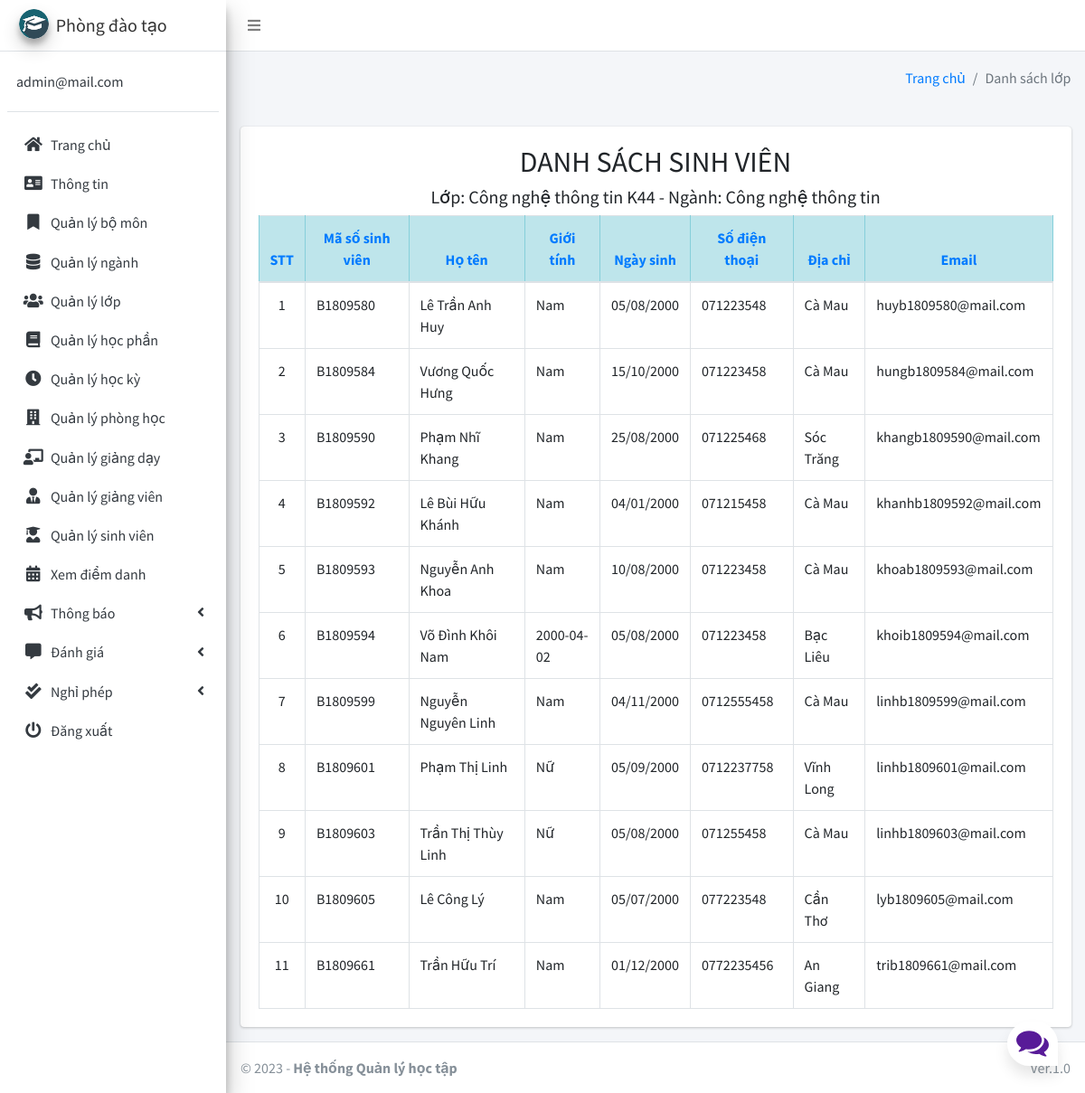
/grade/list/HG18V7A1 (signed in), run on the app's committed database.
### main_app/models.py (models this page shows, shortened)
class CustomUser(AbstractUser):
    USER_TYPE = ((1, "PDT"), (2, "GV"), (3, "SV"))
    id = models.CharField(primary_key='True', max_length=10)
    username = None  # Removed username, using email instead
    email = models.EmailField(unique=True)
    user_type = models.CharField(default=1, choices=USER_TYPE, max_length=1)
    fcm_token = models.TextField(default="")  # For firebase notifications
    USERNAME_FIELD = "email"
    REQUIRED_FIELDS = []
    objects = CustomUserManager()

class Grade(models.Model):
    id = models.CharField(primary_key='True', max_length=50)
    name = models.CharField(max_length=120)
    course = models.IntegerField(max_length=5)
    major = models.ForeignKey(Major, on_delete=models.DO_NOTHING, null=True, blank=False)

class Major(models.Model):
    id = models.CharField(primary_key='True', max_length=50)
    name = models.CharField(max_length=120)
    department = models.ForeignKey(Department, on_delete=models.DO_NOTHING, null=True, blank=False)

class Student(models.Model):
    admin = models.OneToOneField(CustomUser, primary_key='True', on_delete=models.CASCADE, blank=False)
    last_name = models.CharField(max_length=200)
    first_name = models.CharField(max_length=200)
    profile_pic = models.ImageField(null=True, blank=True, upload_to='images/')
    gender = models.CharField(max_length=3, choices=gender_choice)
    dob = models.DateField(null=True)
    pob = models.CharField(max_length=200, null=True)
    grade = models.ForeignKey(Grade, on_delete=models.DO_NOTHING, null=True, blank=False)
    number = models.CharField(max_length=15, null=True)
    address = models.TextField(null=True)
    major = models.ForeignKey(Major, on_delete=models.DO_NOTHING, null=True, blank=False)

### main_app/hod_views.py (the view)
# urls.py: path("grade/list/<grade_id>", hod_views.list_student, name='list_student'),
def list_student(request, grade_id):
    grades = Grade.objects.filter(id=grade_id)
    students = Student.objects.filter(grade_id=grade_id).order_by('admin_id')
    context = {
        'grades': grades,
        'students': students,
        'page_title': 'Danh sách lớp'
    }
    return render(request, "hod_template/list.html", context)

### main_app/templates/hod_template/list.html
{% extends 'main_app/base.html' %}
{% load static %}
{% block content %}
<section class="content">
    <div class="container-fluid">
        <div class="row">
            <div class="col-md-12">
                <div class="card">
                    <div class="card-body">
                        <h2 class="text-center">DANH SÁCH SINH VIÊN</h2>
                        <h5 class="text-center">  {% for grade in grades %} Lớp: {{ grade.name }} - Ngành: {{ grade.major.name }} {% endfor %}</h5>
                        <table id="example2" class="table table-bordered table-hover">
                                     {% if students %}
                            <thead class="table-info text-primary text-center">
                                <tr>
                                    <th>STT</th>
                                    <th>Mã số sinh viên</th>
                                    <th>Họ tên</th>
                                    <th>Giới tính</th>
                                    <th>Ngày sinh</th>
                                    <th>Số điện thoại</th>
                                    <th>Địa chỉ</th>
                                    <th>Email</th>
                                </tr>
                            </thead>
                            <tbody>
                                {% for student in students %}
                                <tr>
                                    <td class="text-center">{{ forloop.counter }}</td>
                                    <td>{{student.admin_id}}</td>
                                    <td>{{student.last_name}} {{student.first_name}}</td>
                                    <td>{{student.gender}}</td>
                                    <td class="text-right">{{student.dob|date:"d/m/Y"}}</td>
                                    <td>{{student.number}}</td>
                                    <td>{{student.address}}</td>
                                    <td>{{student.admin.email}}</td>
                                </tr>
                                {% endfor %}
                            </tbody>
                        {% else %}
                            <a class="text-center">Không có sinh viên</a>
                        {% endif %}
                            </table>
                            </div>
                </div>
            </div>
        </div>
    </div>
</section>
{% endblock content %}

### main_app/templates/main_app/sidebar_template.html (shortened to what this page needs)
{% load static %}
<aside class="main-sidebar sidebar-light-blue elevation-4">
    {% if request.user.user_type == '1' %}
        <a href="{% url 'admin_home' %}" class="brand-link">
            <img src="{% static 'dist/img/cmsl.png' %} " alt="AdminLTE Logo"
                 class="brand-image img-circle elevation-3">
            <span class="brand-text">Phòng đào tạo</span>
        </a>
        <div class="sidebar">
        <div class="user-panel mt-3 pb-3 mb-3 d-flex">
            <div class="info">
                <a href="#" class="d-block">{{ user }}</a>
            </div>
        </div>
        <nav class="mt-2">
        <ul class="nav nav-pills nav-sidebar flex-column" data-widget="treeview" role="menu" data-accordion="false">
        <li class="nav-item">
            {% url 'admin_home' as admin_home %}
            <a href="{{ admin_home }}" class="nav-link {% if admin_home == request.path %} active {% endif %}">
                <i class="nav-icon fas fa-home"></i>
                <p>
                    Trang chủ
                </p>
            </a>
        </li>
        <li class="nav-item">
            {% url 'admin_view_profile' as admin_view_profile %}
            <a href="{{ admin_view_profile }}"
               class="nav-link {% if admin_view_profile == request.path %} active {% endif %}">
                <i class="nav-icon fas fa-address-card"></i>
                <p>
                    Thông tin
                </p>
            </a>
        </li>
        <li class="nav-item">
            {% url 'manage_department' as manage_department %}
            <a href="{{ manage_department }}" class="nav-link {% if manage_department == request.path %} active {% endif %}">
                <i class="nav-icon fas fa-bookmark"></i>
                <p>
                    Quản lý bộ môn
                </p>
            </a>
        </li>
                <li class="nav-item">
                    {% url 'manage_major' as manage_major %}
                    {% url 'edit_major' department_id as edit_major %}
                    <a href="{{ manage_major }}"
                       class="nav-link  {% if edit_major == request.path or manage_major == request.path %} active {% endif %}">
                        <i class="nav-icon fas fa-database"></i>
                        <p>
                            Quản lý ngành
                        </p>
                    </a>
                </li>
                        <li class="nav-item">
                    {% url 'manage_grade' as manage_grade %}
                    {% url 'edit_grade' department_id as edit_grade %}
                    <a href="{{ manage_grade }}"
                       class="nav-link  {% if edit_grade == request.path or manage_grade == request.path %} active {% endif %}">
                        <i class="nav-icon fas fa-users"></i>
                        <p>
                            Quản lý lớp
                        </p>
                    </a>
                </li>
                        <li class="nav-item">
                    {% url 'manage_subject' as manage_subject %}
                    {% url 'edit_subject' subject_id as edit_subject %}
                    <a href="{{ manage_subject }}"
                       class="nav-link  {% if edit_subject == request.path or manage_subject == request.path %} active {% endif %}">
                        <i class="nav-icon fas fa-book"></i>
                        <p>
                            Quản lý học phần
                        </p>
                    </a>
                </li>
                        <li class="nav-item">
                    {% url 'manage_session' as manage_session %}
                    {% url 'edit_session' session_id as edit_session %}
                    <a href="{{ manage_session }}"
                       class="nav-link  {% if edit_session == request.path or manage_session == request.path %} active {% endif %}">
                        <i class="nav-icon fas fa-clock"></i>
                        <p>
                            Quản lý học kỳ
                        </p>
                    </a>
                </li>
                        <li class="nav-item">
                    {% url 'manage_room' as manage_room %}
                    {% url 'edit_room' room_id as edit_room %}
                    <a href="{{ manage_room }}"
                       class="nav-link {% if manage_room == request.path or request.path == edit_room %} active {% endif %}">
                        <i class="fas fa-building nav-icon"></i>
                        <p>
                            Quản lý phòng học
                        </p>
                    </a>
                </li>
                        <li class="nav-item">
                    {% url 'manage_assign' as manage_assign %}
                    {% url 'edit_assign' assign_id as edit_assign %}
                    <a href="{{ manage_assign }}"
                       class="nav-link {% if manage_assign == request.path or request.path == edit_assign %} active {% endif %}">
                        <i class="nav-icon fas fa-chalkboard-teacher"></i>
                        <p>
                            Quản lý giảng dạy
                        </p>
                    </a>
                </li>
                <li class="nav-item">
            {% url 'manage_staff' as manage_staff %}
            {% url 'edit_staff' staff_id as edit_staff %}
            <a href="{{ manage_staff }}"
               class="nav-link {% if manage_staff == request.path or request.path == edit_staff %} active {% endif %}">
                <i class="nav-icon fas fa-user-tie"></i>
                <p>
                    Quản lý giảng viên
                </p>
            </a>
        </li>
        <li class="nav-item">
            {% url 'manage_student' as manage_student %}
            {% url 'edit_student' student_id as edit_student %}
            <a href="{{ manage_student }}"
               class="nav-link  {% if edit_student == request.path or manage_student == request.path %} active {% endif %}">
                <i class="nav-icon fas fa-user-graduate"></i>
                <p>
                    Quản lý sinh viên
                </p>
            </a>
        </li>
        <li class="nav-item">
            {% url 'admin_view_attendance' as admin_view_attendance %}
            <a href="{{ admin_view_attendance }}"
               class="nav-link  {% if admin_view_attendance == request.path %} active {% endif %}">
                <i class="nav-icon fas fa-calendar-alt"></i>
                <p>
                    Xem điểm danh
                </p>
            </a>
        </li>
        <li class="nav-item has-treeview">
            <a href="#" class="nav-link">
                <i class="nav-icon fas fa-bullhorn"></i>
                <p>
                    Thông báo
                    <i class="fas fa-angle-left right"></i>
                </p>
            </a>
        </li>
                <li class="nav-item has-treeview">
            <a href="#" class="nav-link">
                <i class="nav-icon fas fa-comment-alt"></i>
                <p>
                    Đánh giá
                    <i class="fas fa-angle-left right"></i>
                </p>
            </a>
        </li>
                <li class="nav-item has-treeview">
            <a href="#" class="nav-link">
                <i class="nav-icon fas fa-check-double"></i>
                <p>
                    Nghỉ phép
                    <i class="fas fa-angle-left right"></i>
                </p>
            </a>
        </li>
    {% endif %}
    <li class="nav-item">
        <a href="{% url 'user_logout' %}"
           onclick="return confirm('Bạn có chắc chắn muốn đăng xuất?')"
           class="nav-link">
            <i class="nav-icon fas fa-power-off"></i>
            <p>
                Đăng xuất
            </p>
        </a>
    </li>
    </ul>
    </nav>
    </div>
</aside>

### main_app/static/style.css (style rules this page uses)
* { box-sizing: border-box; margin: 0; padding: 0; }
body { font-family: 'Nunito', sans-serif; font-weight: 400; font-size: 100%; background: #F1F1F1; }
*, html { --primaryGradient: linear-gradient(93.12deg, #581B98 0.52%, #9C1DE7 100%); --secondaryGradient: linear-gradient(268.91deg, #581B98 -2.14%, #9C1DE7 99.69%); --primaryBoxShadow: 0px 10px 15px rgba(0, 0, 0, 0.1); --secondaryBoxShadow: 0px -10px 15px rgba(0, 0, 0, 0.1); --primary: #581B98; }

### data on the page
CustomUser: email "admin@mail.com"
Grade: name "Công nghệ thông tin K44", major.name "Công nghệ thông tin"
Student: admin_id "B1809580", last_name "Lê Trần Anh", first_name "Huy", gender "Nam", dob "05/08/2000", number "071223548", address "Cà Mau", admin.email "huyb1809580@mail.com"
Student: admin_id "B1809584", last_name "Vương Quốc", first_name "Hưng", gender "Nam", dob "15/10/2000", number "071223458", address "Cà Mau", admin.email "hungb1809584@mail.com"
Student: admin_id "B1809590", last_name "Phạm Nhĩ", first_name "Khang", gender "Nam", dob "25/08/2000", number "071225468", address "Sóc Trăng", admin.email "khangb1809590@mail.com"
Student: admin_id "B1809592", last_name "Lê Bùi Hữu", first_name "Khánh", gender "Nam", dob "04/01/2000", number "071215458", address "Cà Mau", admin.email "khanhb1809592@mail.com"
Student: admin_id "B1809593", last_name "Nguyễn Anh", first_name "Khoa", gender "Nam", dob "10/08/2000", number "071223458", address "Cà Mau", admin.email "khoab1809593@mail.com"
Student: admin_id "B1809594", last_name "Võ Đình Khôi", first_name "Nam", gender "2000-04-02", dob "05/08/2000", number "071223458", address "Bạc Liêu", admin.email "khoib1809594@mail.com"
Student: admin_id "B1809599", last_name "Nguyễn Nguyên", first_name "Linh", gender "Nam", dob "04/11/2000", number "0712555458", address "Cà Mau", admin.email "linhb1809599@mail.com"
Student: admin_id "B1809601", last_name "Phạm Thị", first_name "Linh", gender "Nữ", dob "05/09/2000", number "0712237758", address "Vĩnh Long", admin.email "linhb1809601@mail.com"
Student: admin_id "B1809603", last_name "Trần Thị Thùy", first_name "Linh", gender "Nữ", dob "05/08/2000", number "071255458", address "Cà Mau", admin.email "linhb1809603@mail.com"
Student: admin_id "B1809605", last_name "Lê Công", first_name "Lý", gender "Nam", dob "05/07/2000", number "077223548", address "Cần Thơ", admin.email "lyb1809605@mail.com"
Student: admin_id "B1809661", last_name "Trần Hữu", first_name "Trí", gender "Nam", dob "01/12/2000", number "0772235456", address "An Giang", admin.email "trib1809661@mail.com"

### other printed values
{{ page_title }} "Danh sách lớp"
